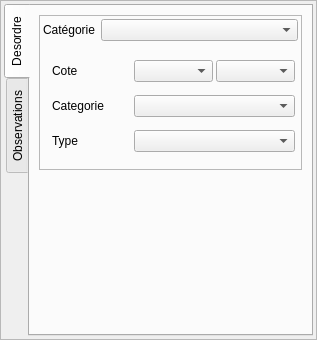
<?xml version="1.0" encoding="UTF-8"?>
<ui version="4.0">
 <class>Form</class>
 <widget class="QWidget" name="Form">
  <property name="geometry">
   <rect>
    <x>0</x>
    <y>0</y>
    <width>317</width>
    <height>340</height>
   </rect>
  </property>
  <property name="windowTitle">
   <string>Form</string>
  </property>
  <layout class="QVBoxLayout" name="verticalLayout_2" stretch="20">
   <property name="margin">
    <number>0</number>
   </property>
   <item>
    <widget class="QFrame" name="frame">
     <property name="frameShape">
      <enum>QFrame::StyledPanel</enum>
     </property>
     <property name="frameShadow">
      <enum>QFrame::Raised</enum>
     </property>
     <layout class="QVBoxLayout" name="verticalLayout">
      <property name="margin">
       <number>3</number>
      </property>
      <item>
       <widget class="QTabWidget" name="tabWidget_2">
        <property name="tabPosition">
         <enum>QTabWidget::West</enum>
        </property>
        <property name="currentIndex">
         <number>0</number>
        </property>
        <widget class="QWidget" name="tab_4">
         <attribute name="title">
          <string>Desordre</string>
         </attribute>
         <layout class="QVBoxLayout" name="verticalLayout_5">
          <item>
           <widget class="QFrame" name="frame_2">
            <property name="frameShape">
             <enum>QFrame::StyledPanel</enum>
            </property>
            <property name="frameShadow">
             <enum>QFrame::Raised</enum>
            </property>
            <layout class="QGridLayout" name="gridLayout_3" columnstretch="1,10">
             <property name="margin">
              <number>3</number>
             </property>
             <item row="0" column="1">
              <widget class="QComboBox" name="comboBox_groupedes"/>
             </item>
             <item row="0" column="0">
              <widget class="QLabel" name="label_2">
               <property name="text">
                <string>Catégorie</string>
               </property>
              </widget>
             </item>
             <item row="1" column="0" colspan="2">
              <widget class="QStackedWidget" name="stackedWidget">
               <property name="currentIndex">
                <number>0</number>
               </property>
               <widget class="QWidget" name="page">
                <layout class="QGridLayout" name="gridLayout_2">
                 <property name="topMargin">
                  <number>3</number>
                 </property>
                 <property name="rightMargin">
                  <number>3</number>
                 </property>
                 <property name="bottomMargin">
                  <number>3</number>
                 </property>
                 <property name="spacing">
                  <number>3</number>
                 </property>
                 <item row="1" column="0">
                  <widget class="QLabel" name="label_5">
                   <property name="text">
                    <string>Categorie</string>
                   </property>
                  </widget>
                 </item>
                 <item row="0" column="0">
                  <widget class="QLabel" name="label_4">
                   <property name="text">
                    <string>Cote</string>
                   </property>
                  </widget>
                 </item>
                 <item row="2" column="1" colspan="2">
                  <widget class="QComboBox" name="comboBox_des_type"/>
                 </item>
                 <item row="1" column="1" colspan="2">
                  <widget class="QComboBox" name="comboBox_des_cat"/>
                 </item>
                 <item row="0" column="1">
                  <widget class="QComboBox" name="comboBox_cote"/>
                 </item>
                 <item row="0" column="2">
                  <widget class="QComboBox" name="comboBox_position"/>
                 </item>
                 <item row="2" column="0">
                  <widget class="QLabel" name="label_6">
                   <property name="text">
                    <string>Type</string>
                   </property>
                  </widget>
                 </item>
                </layout>
               </widget>
               <widget class="QWidget" name="page_2">
                <layout class="QHBoxLayout" name="horizontalLayout_2">
                 <item>
                  <widget class="QLabel" name="label_3">
                   <property name="text">
                    <string>A remplir avec les spec desordre cat2</string>
                   </property>
                  </widget>
                 </item>
                </layout>
               </widget>
              </widget>
             </item>
            </layout>
           </widget>
          </item>
          <item>
           <spacer name="verticalSpacer">
            <property name="orientation">
             <enum>Qt::Vertical</enum>
            </property>
            <property name="sizeHint" stdset="0">
             <size>
              <width>20</width>
              <height>40</height>
             </size>
            </property>
           </spacer>
          </item>
         </layout>
        </widget>
        <widget class="QWidget" name="tab_5">
         <attribute name="title">
          <string>Observations</string>
         </attribute>
         <layout class="QVBoxLayout" name="verticalLayout_6">
          <item>
           <widget class="QTabWidget" name="tabWidget">
            <property name="currentIndex">
             <number>0</number>
            </property>
            <widget class="QWidget" name="tab">
             <attribute name="title">
              <string>Observation</string>
             </attribute>
             <layout class="QGridLayout" name="gridLayout" columnstretch="0">
              <property name="margin">
               <number>3</number>
              </property>
             </layout>
            </widget>
            <widget class="QWidget" name="tab_2">
             <attribute name="title">
              <string>Photos associées</string>
             </attribute>
             <layout class="QVBoxLayout" name="verticalLayout_3">
              <property name="margin">
               <number>3</number>
              </property>
             </layout>
            </widget>
            <widget class="QWidget" name="tab_3">
             <attribute name="title">
              <string>Croquis</string>
             </attribute>
             <layout class="QVBoxLayout" name="verticalLayout_4">
              <property name="margin">
               <number>3</number>
              </property>
             </layout>
            </widget>
           </widget>
          </item>
         </layout>
        </widget>
       </widget>
      </item>
     </layout>
    </widget>
   </item>
  </layout>
 </widget>
 <resources/>
 <connections/>
</ui>
